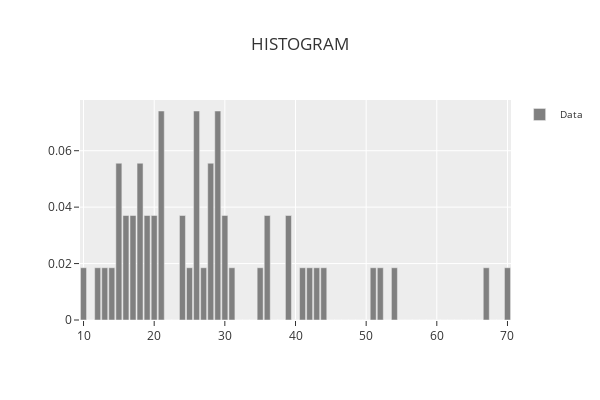

Notebook code for this chart:
### Code cell
phi.plot_histogram()

### Figure 1 — Plotly figure (JSON) as saved in the notebook; plotly's stock layout.template omitted (floating-point values rounded to 4 significant figures)
{"data": [{"marker": {"color": "rgba(128,128,128,1)"}, "name": "Data", "showlegend": true, "type": "bar", "x": [10, 11, 12, 13, 14, 15, 16, 17, 18, 19, 20, 21, 22, 23, 24, 25, 26, 27, 28, 29, 30, 31, 32, 33, 34, 35, 36, 37, 38, 39, 40, 41, 42, 43, 44, 45, 46, 47, 48, 49, 50, 51, 52, 53, 54, 55, 56, 57, 58, 59, 60, 61, 62, 63, 64, 65, 66, 67, 68, 69, 70], "y": [0.01852, 0.0, 0.01852, 0.01852, 0.01852, 0.05556, 0.03704, 0.03704, 0.05556, 0.03704, 0.03704, 0.07407, 0.0, 0.0, 0.03704, 0.01852, 0.07407, 0.01852, 0.05556, 0.07407, 0.03704, 0.01852, 0.0, 0.0, 0.0, 0.01852, 0.03704, 0.0, 0.0, 0.03704, 0.0, 0.01852, 0.01852, 0.01852, 0.01852, 0.0, 0.0, 0.0, 0.0, 0.0, 0.0, 0.01852, 0.01852, 0.0, 0.01852, 0.0, 0.0, 0.0, 0.0, 0.0, 0.0, 0.0, 0.0, 0.0, 0.0, 0.0, 0.0, 0.01852, 0.0, 0.0, 0.01852]}], "layout": {"bargap": 0.15, "height": 400, "legend": {"font": {"size": 10}, "orientation": "v", "title": {"font": {"size": 11}}, "xanchor": "left", "y": 1, "yanchor": "auto"}, "title": {"text": "HISTOGRAM"}, "width": 600, "xaxis": {"title": {}}, "yaxis": {"title": {}}}}
